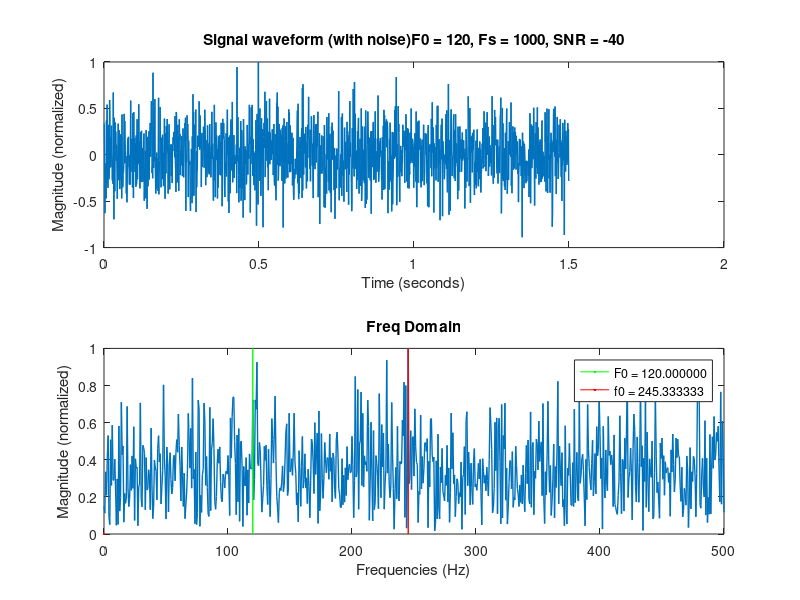

The MATLAB script that drew this image:


%% Cac thong so dau vao
clear all
clear variable
F0 = 120; %50 120 250
Fs = 1000;
A = 10;
SNR = -40;
L = 1500;

%% Tao tin hieu sin

%Tin hieu goc
T = 1/Fs;             
t = (0:L-1)*T;
S0 = A*sin(2*pi*F0*t); 

%Tao nhieu
Psignal = A*A/2;
Pnoise = Psignal/(10.^(SNR/20));
z = sqrt(Pnoise)*randn(size(t)); 
S = S0 + z; 

% Frequency Bin
fbin = Fs/L;
fbin_odd = F0/fbin;



%% Ve do thi tin hieu sin 

subplot(2,1,1);
S1 = S/max(S);
plot(t(1:L),S1(1:L),'LineWidth',1);
ylim([-1 1]);
txt = sprintf('Signal waveform (with noise)F0 = %d, Fs = %d, SNR = %d', F0, Fs, SNR);

title(txt);
xlabel('Time (seconds)');
ylabel('Magnitude (normalized)');


%% Bien doi Fourier su dung FFT
% FFT voi tin hieu ban dau
Y = fft(S); 

% Tim F'0 
P2 = abs(Y/L);
P1 = P2(1:L/2+1);
P1(2:end-1) = 2*P1(2:end-1);
f = Fs*(0:(L/2))/L;
[maxP1, index] = max(P1);
fo = f(:,index);

% Ve bieu do tren mien tan so
subplot(2,1,2); 
plot(f,P1/maxP1,'LineWidth',1, 'HandleVisibility','off');
hold on;
plot(0,0,'Color', 'g');
hold on;
plot(0,0,'Color', 'r');
hold on;
txtF0 = sprintf('F0 = %f', F0);
txtf0 = sprintf('f0 = %f', fo);

legend(txtF0, txtf0);
xline = zeros(2,2);
yline = zeros(2,2);
yline(2,1) = 1;
yline(1,1) = 0;
xline(1,1) = F0;
xline(2,1) = F0;
line(xline, yline,  'Color', 'g', 'LineWidth',1, 'HandleVisibility','off');
xline(1,1) = fo;
xline(2,1) = fo;
line(xline, yline,  'Color', 'r', 'LineWidth',1, 'HandleVisibility','off');
title('Freq Domain');
xlabel('Frequencies (Hz)');
ylabel('Magnitude (normalized)');





